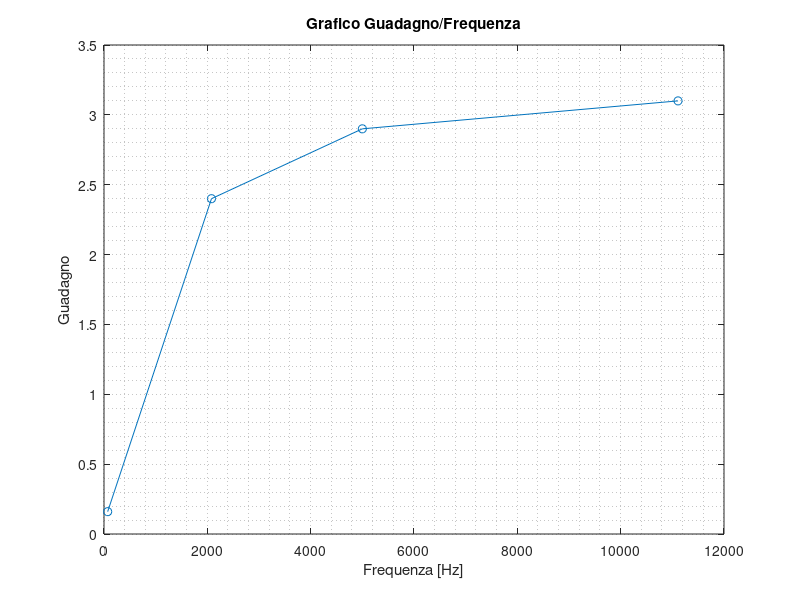
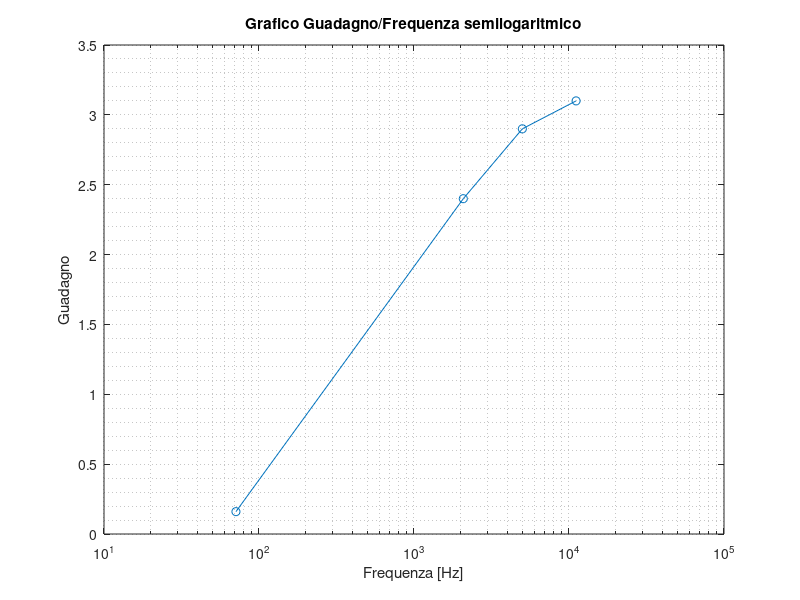
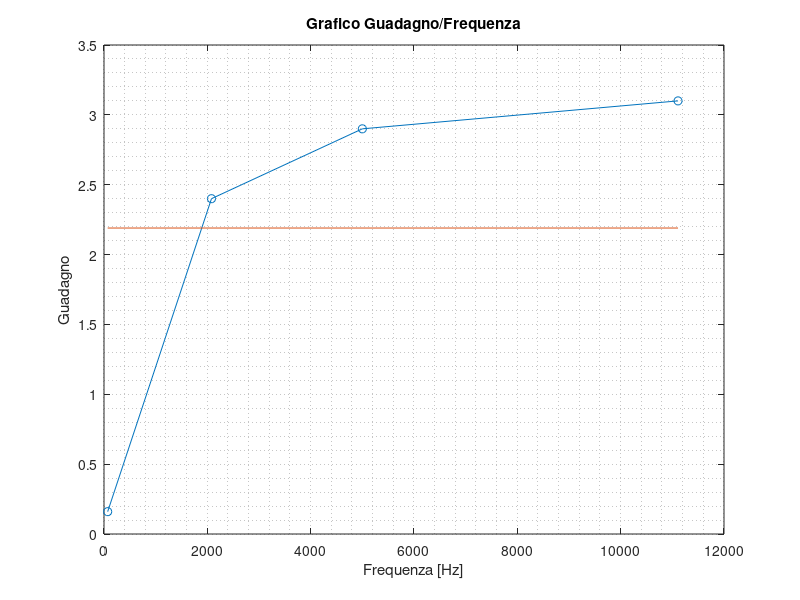
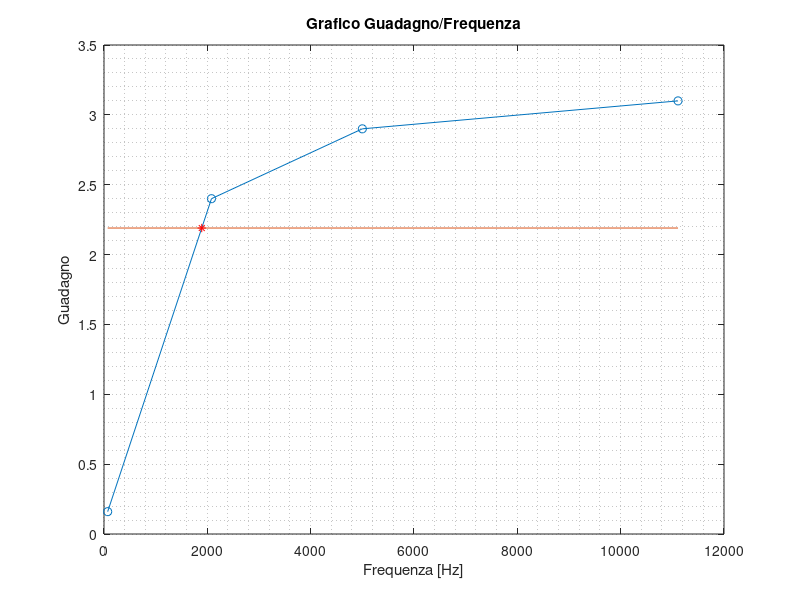

Source code (MATLAB) for these figures, in order:
clear all
close all
clc
format long

tic
%% Dati
G = [0.16 2.4 2.9 3.1]; % Guadagno
f = [71 2080 5000 11110]; % Hz Frequenza
x = f; y = G;

%% Grafico dati
figure 
plot(x,y, '-o')
grid minor
ylabel('Guadagno')
xlabel('Frequenza [Hz]')
title('Grafico Guadagno/Frequenza')  
% Esportazione 
ax = gca;
exportgraphics(ax,'Gf_nonlog.pdf','Resolution',300)

%% Grafico semilogaritmico 
figure 
semilogx(x,y, '-o')
grid minor
ylabel('Guadagno')
xlabel('Frequenza [Hz]')
title('Grafico Guadagno/Frequenza semilogaritmico')  
% Esportazione 
ax = gca;
exportgraphics(ax,'Gf_semilog.pdf','Resolution',300)


%% Individuazione della frequenza di taglio
xdb = [71 11110]; ydb = [2.19 2.19];

figure 
plot(x,y, '-o')
hold on
plot(xdb,ydb)
hold off 
grid minor
ylabel('Guadagno')
xlabel('Frequenza [Hz]')
title('Grafico Guadagno/Frequenza')  
% Esportazione 
ax = gca;
exportgraphics(ax,'Gf_deamp.pdf','Resolution',300)


%% Intersezione 
retta_db = polyfit(xdb, ydb,1);
retta_necessaria = polyfit([71 2080], [0.16 2.4], 1);

x_inter = fzero(@(x) polyval(retta_db-retta_necessaria,x),10e3);
y_inter = polyval(retta_db,x_inter);

figure 
plot(x,y, '-o')
hold on
plot(xdb,ydb)
plot(x_inter,y_inter,'r*')
hold off 
grid minor
ylabel('Guadagno')
xlabel('Frequenza [Hz]')
title('Grafico Guadagno/Frequenza')  
% Esportazione 
ax = gca;
exportgraphics(ax,'Gf_ft.pdf','Resolution',300)

toc